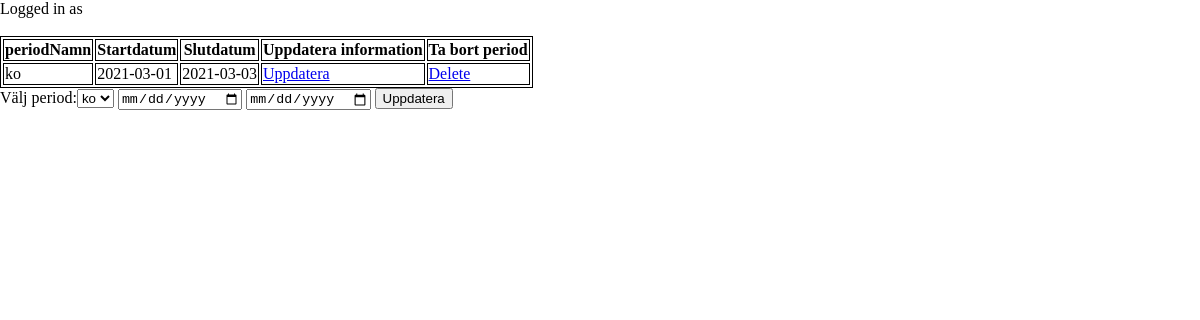
The page /period/periodredigering.php (signed in) on the database its author committed.
### tables this page shows
CREATE TABLE `period` (
  `periodNamn` varchar(255) NOT NULL,
  `startdatum` date NOT NULL,
  `slutdatum` date NOT NULL
);

### LoginFunctions.php (called while the page is built, shortened)
<?php
    function checkAdminLogin() {
        if (isset($_SESSION['loggedinAdmin']) && $_SESSION['loggedinAdmin'] == true) {
            return true;
        } else {
            false;
        }
    }
?>

### period/periodredigering.php (the view, shortened to what this page needs)
<!DOCTYPE html>
<html lang="en">
<head>
<link rel="stylesheet" href="apl.css">
</head>
<body>
<?php
    require_once '../LoginFunctions.php';
    if(checkAdminLogin()) {
        $username = $_SESSION['username'];
        echo "Logged in as " . $username . "<br></br>";
    $sqlget = "SELECT * FROM period";
    $sqldata = mysqli_query($conn, $sqlget) or die("error");
    echo "<table>";
    echo "<tr><th>periodNamn</th><th>Startdatum</th><th>Slutdatum</th><th>Uppdatera information</th><th>Ta bort period</th></tr>";
    while($row = mysqli_fetch_assoc($sqldata)) {
        echo "<tr><td>";
        echo $row['periodNamn'];
        echo "</td><td>";
        echo $row['startdatum'];
        echo "</td><td>";
        echo $row['slutdatum'];
        echo "</td><td>";
        ?>
        <a href="periodredigering.php">Uppdatera</a>
        <?php
        echo "</td><td>";
        ?>
        <a href="perioddelete.php?id=<?php echo $row['periodNamn'];?>">Delete</a>
        <?php
        echo "</td></tr>";
    }
echo "</table>";
?>
<?php
    $startdatum = '';
    $slutdatum = '';
   $sql = "SELECT * FROM period";
   $result = mysqli_query($conn, $sql);
   echo '<form action="periodredigering.php" method="post">';
   echo '<label for="periodNamn">Välj period:</label>';
   echo '<select id="periodNamn" name="periodNamn">';
   while($rev = mysqli_fetch_array($result)){
   echo '<option value="' . $rev["periodNamn"] . '" >'. $rev["periodNamn"] .'</option>';
   }
   echo '</select>';
?>
   <input type="date" name="startdatum" value="<?php echo $startdatum; ?>"placeholder="Ändra startdatum">
   <input type="date" name="slutdatum" value="<?php echo $slutdatum; ?>"placeholder="Ändra slutdatum">
   <button type="submit" name="save">Uppdatera</button>
</form>
</body>
</html>
<?php
    } else {
        echo "Please log in first to see this page <br></br>";
    }
?>

### apl.css (style rules this page uses)
body { height: 100vh; width: 100vw; margin: 0; padding: 0; border: 0; }

### period/periodredigering.php (style rules this page uses)
table, th, td { border: 1px solid black; }

### rows shown on the page
period: periodNamn "ko", startdatum "2021-03-01", slutdatum "2021-03-03"

### other values the page prints
form field periodNamn "ko"
